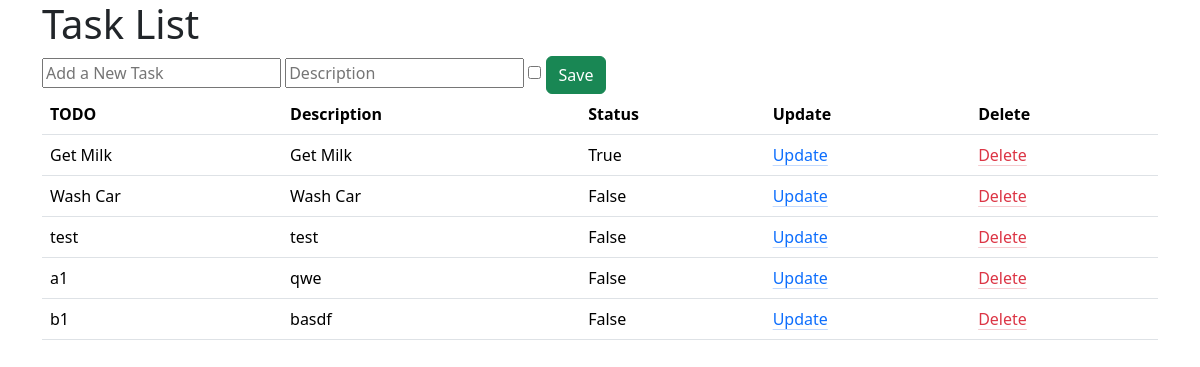
The app's page /tasklist/, older data.
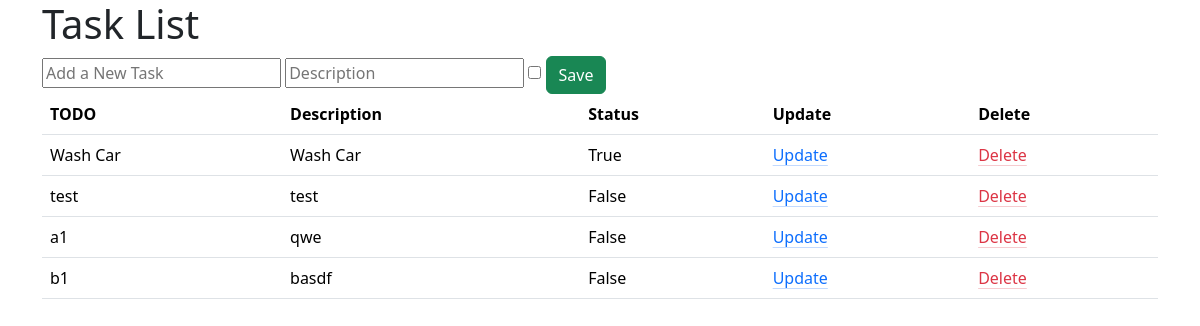
The same page, newer data.
### base/models.py (models this page shows, shortened)
class Task (models.Model):
    title =models.CharField(max_length=200)
    description =models.TextField(null=True,blank=True)
    complete = models.BooleanField(default=False)
    create= models.DateTimeField(auto_now_add=True)

### base/views.py (the view, shortened to what this page needs)
# urls.py: path('tasklist/', views.taskList, name="tasklist"),
def taskList(request):
    if request.method == 'GET':
        form = TaskForm()
        tasks = Task.objects.all()
        context = {'tasks': tasks, 'TaskForm': form}
    return render(request, 'base/tasklist.html', context)

### base/forms.py
class TaskForm(forms.ModelForm):
    title = forms.CharField(widget=forms.TextInput(
        attrs={'placeholder': 'Add a New Task'}))
    description = forms.CharField(widget=forms.TextInput(
        attrs={'placeholder': 'Description'}))
    class Meta:
        model = Task
        fields = '__all__'

### base/templates/base/tasklist.html (shortened to what this page needs)
{% extends "base.html" %}
{%block content%}
    <h1>Task List</h1>
    <form method="POST" action="/tasklist/">
        {{TaskForm.title}}
        {{TaskForm.description}}
        {{TaskForm.complete}}
        <button name="Create" class=" btn btn-success" type="submit">Save</button>
    </form>
    <table class="table table-hover">
        <tr>
            <th>TODO</th>
            <th>Description</th>
            <th>Status</th>
            <th>Update</th>
            <th>Delete</th>
        </tr>
        {% for task in tasks%}
            <tr>
                <td>{{task.title}}</td>
                <td>{{task.description}}</td>
                <td>{{task.complete}}</td>
                <td><a href="{% url 'updatetask' task.id %}" class="link-primary link-offset-2 link-underline-opacity-25 link-underline-opacity-100-hover">Update</a></td>
                <td><a href="{% url 'deletetask' task.id %}" class="link-danger link-offset-2 link-underline-opacity-25 link-underline-opacity-100-hover">Delete</a></td>
            </tr>
        {% endfor %}
    </table>
{% endblock %}

Row changes from the older to the newer data that the page shows:
removed Task: title "Get Milk", description "Get Milk", complete "True"
changed Task "Wash Car": complete "False" → "True"
